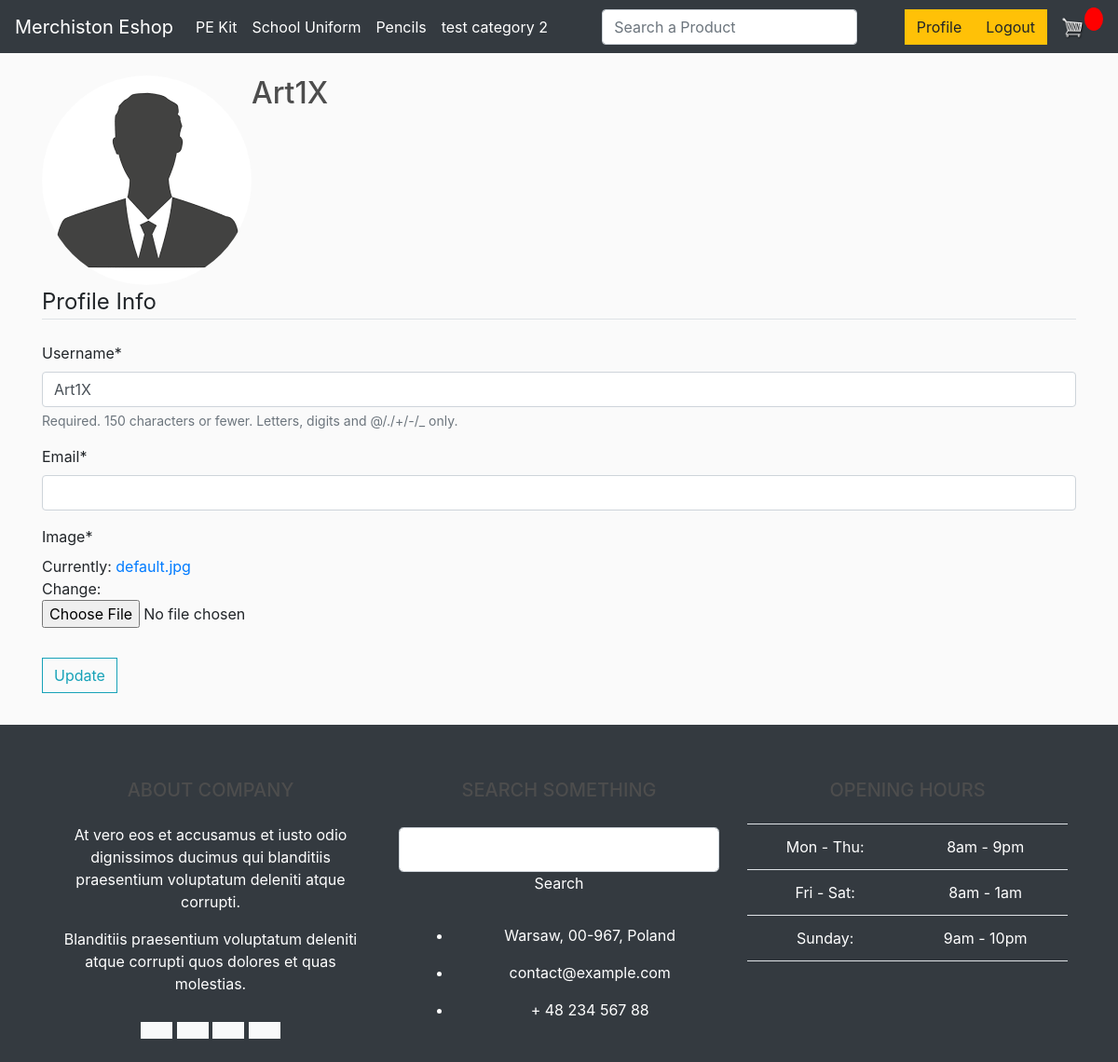
/profile/ (signed in), run on the app's committed database.
### store/models.py (models this page shows, shortened)
class Category(models.Model):
    title = models.CharField(max_length=255)
    slug = models.SlugField(max_length=255, unique=True, default=uuid.uuid1)
    class Meta:
        verbose_name_plural = 'Categories'

### users/models.py (models this page shows, shortened)
class Profile(models.Model):
    user = models.OneToOneField(User, null=True, on_delete=models.CASCADE)
    image = models.ImageField(default='default.jpg', upload_to='profile_pics')

### users/views.py (the view)
# urls.py: path('profile/', user_views.profile, name='profile'),
@login_required
def profile(request):
    if request.method == 'POST':
        u_form = UserUpdateForm(request.POST, instance=request.user)
        p_form = ProfileUpdateForm(request.POST, request.FILES, instance=request.user)
        if u_form.is_valid() and p_form.is_valid():
            u_form.save()
            p_form.save()
            messages.success(request, f'Your account has been updated!')
            return redirect('profile')
    else:
        u_form = UserUpdateForm(instance=request.user)
        p_form = ProfileUpdateForm(instance=request.user.profile)
    context = {
        'u_form': u_form,
        'p_form': p_form
    }
    return render(request, 'users/profile.html', context)

### users/forms.py
class UserUpdateForm(forms.ModelForm):
    email = forms.EmailField()
    class Meta:
        model = User
        fields = ['username', 'email']

class ProfileUpdateForm(forms.ModelForm):
    class Meta:
        model = Profile
        fields = ['image']

### store/context_processors.py (called while the page is built)
def menu_categories(request):
    categories = Category.objects.all()
    return {'menu_categories': categories}

### users/templates/users/profile.html (shortened to what this page needs)
{% extends 'store/main.html' %}
{% load crispy_forms_filters %}
{% load crispy_forms_tags %}
{% block content %}
    <div class="content-section">
        <div class="media">
            <img class="rounded-circle account-img" src="{{ user.profile.image.url }}">
            <div class="media-body">
                <h2 class="account-heading">{{ user.username }}</h2>
            </div>
        </div>
        <form method="POST" enctype="multipart/form-data">
            <fieldset class="form-group">
                <legend class="border-bottom mb-4">Profile Info</legend>
                {{ u_form|crispy }}
                {{ p_form|crispy }}
            </fieldset>
            <div class="form-group">
                <button class="btn btn-outline-info" type="submit">Update</button>
            </div>
        </form>
    </div>
{% endblock content %}

### store/templates/store/main.html (shortened to what this page needs)
<!DOCTYPE html>
{% load static %}
<html lang="en">
<head>
    <link href="https://cdn.jsdelivr.net/npm/bootstrap@5.0.2/dist/css/bootstrap.min.css" rel="stylesheet">
	<link rel="stylesheet" href="https://stackpath.bootstrapcdn.com/bootstrap/4.4.1/css/bootstrap.min.css">
	<link rel="stylesheet" type="text/css" href="{% static 'css/main.css' %}">
</head>
<body>
	<nav class="navbar navbar-expand-lg navbar-dark bg-dark">
        <a class="navbar-brand" href="{% url 'store' %}">Merchiston Eshop</a>
	  <div class="collapse navbar-collapse" id="navbarSupportedContent">
	    <ul class="navbar-nav mr-auto">
            {% for category in menu_categories %}
                {% if not category.children.all %}
                    <li class="nav-item active">
                <a class="nav-link" href="{% url 'category_detail' category.slug %}">{{ category.title }}</a>
                {% endif %}
					{% endfor %}
                </li>
	    </ul>
      <ul class="navbar-nav mr-auto">
              <form action="/search" method="get">
                  <input type="text" class="form-control" name="search" id="search exampleInputPassword1" placeholder="Search a Product">
            </form>
      </ul>
            </div>
	    <div class="form-inline my-2 my-lg-0">
            {% if user.is_authenticated %}
                <a href="{% url 'profile' %}" class="btn btn-warning">Profile</a>
	     	    <a href="{% url 'logout' %}" class="btn btn-warning">Logout</a>
            {% else %}
	     	    <a href="{% url 'login' %}" class="btn btn-warning">Login</a>
                <a href="{% url 'register' %}" class="btn btn-warning">Register</a>
            {% endif %}
            <a href="{% url 'cart' %}">
	    		<img  id="cart-icon" src="{% static 'images/cart.png' %}" alt="">
	    	</a>
	    	<p id="cart-total">{{cartItems}}</p>
	    </div>
    </nav>
     <div class="container">
            <br>
            {% block content %}
            {% endblock content %}
              </div>
<div class="footer">
  <footer class="text-white text-center text-lg-start bg-dark">
    <div class="container p-4">
      <div class="row mt-4">
        <div class="col-lg-4 col-md-12 mb-4 mb-md-0">
          <h5 class="text-uppercase mb-4">About company</h5>
          <p>
            At vero eos et accusamus et iusto odio dignissimos ducimus qui blanditiis praesentium
            voluptatum deleniti atque corrupti.
          </p>
          <p>
            Blanditiis praesentium voluptatum deleniti atque corrupti quos dolores et quas
            molestias.
          </p>
          <div class="mt-4">
            <a type="button" class="btn btn-floating btn-light btn-lg"></a>
            <a type="button" class="btn btn-floating btn-light btn-lg"></a>
            <a type="button" class="btn btn-floating btn-light btn-lg"></a>
            <a type="button" class="btn btn-floating btn-light btn-lg"></a>
          </div>
        </div>
        <div class="col-lg-4 col-md-6 mb-4 mb-md-0">
          <h5 class="text-uppercase mb-4 pb-1">Search something</h5>
          <div class="form-outline form-white mb-4">
            <input type="text" id="formControlLg" class="form-control form-control-lg" />
            <label class="form-label" for="formControlLg">Search</label>
          </div>
          <ul class="fa-ul" style="margin-left: 1.65em;">
            <li class="mb-3">
              <span class="fa-li"></span><span class="ms-2">Warsaw, 00-967, Poland</span>
            </li>
            <li class="mb-3">
              <span class="fa-li"></span><span class="ms-2">contact@example.com</span>
            </li>
            <li class="mb-3">
              <span class="fa-li"></span><span class="ms-2">+ 48 234 567 88</span>
            </li>
          </ul>
        </div>
        <div class="col-lg-4 col-md-6 mb-4 mb-md-0">
          <h5 class="text-uppercase mb-4">Opening hours</h5>
          <table class="table text-center text-white">
            <tbody class="fw-normal">
              <tr>
                <td>Mon - Thu:</td>
                <td>8am - 9pm</td>
              </tr>
              <tr>
                <td>Fri - Sat:</td>
                <td>8am - 1am</td>
              </tr>
              <tr>
                <td>Sunday:</td>
                <td>9am - 10pm</td>
              </tr>
            </tbody>
          </table>
        </div>
      </div>
    </div>
  </footer>
</div>
</body>
</html>

### static/css/main.css (style rules this page uses)
body { background-color: hsl(0, 0%, 98%); }
h1,h2,h3,h4,h5,h6 { color:hsl(0, 0%, 30%); }
.bg-dark { background-color:hsl(0, 0%, 30%); }
#cart-icon { width:25px; display: inline-block; margin-left: 15px; }
#cart-total { display: block; text-align: center; color:#fff; background-color: red; width: 20px; height: 25px; border-radius: 50%; font-size: 14px; }
.col-lg-4, .col-lg-6, .col-lg-8, .col-lg-12 { margin-top: 10px; }
.btn { border-radius: 0; }

### store/templates/store/main.html (style rules this page uses)
.footer { clear: both; position: static; height: 150px; }

### data on the page
Category: title "PE Kit"
Category: title "School Uniform"
Category: title "Pencils"
Category: title "test category 2"

### other printed values
{{ user.username }} "Art1X"
